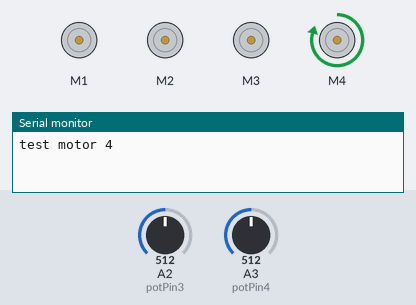
Bench run of a sketch on a simulated Arduino Uno, built with avr-gcc and run on an emulated ATmega328P. Shown: 4 × DC motor (green arrow = forward, orange = backward, longer = faster), the last lines printed to the serial monitor. The inputs (shaded band) are chosen by the test bench; at power-on: A3 (potPin4) = 512, A2 (potPin3) = 512.

Above: at 1.2 s.
1.3 s: A3 (potPin4) set to 734
2.8 s: A3 (potPin4) set to 764
At 3.8 s:
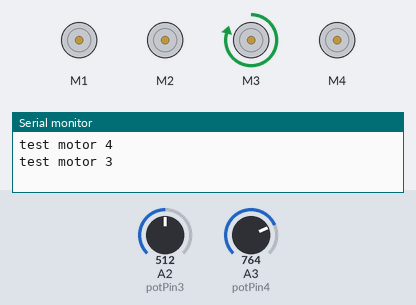
Timing chart, 0 to 5.8 s (numbered marks = the images above; inputs shaded):
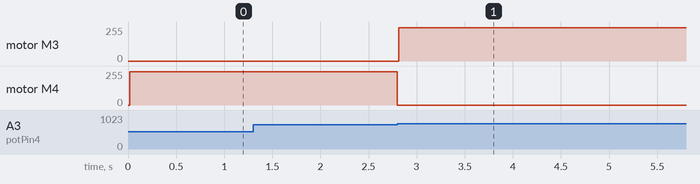

The sketch:

start_position_nested_do_while_loops.ino
```cpp
#include <AFMotor.h>

AF_DCMotor motor1(1);
AF_DCMotor motor2(2);
AF_DCMotor motor3(3);
AF_DCMotor motor4(4);

int potPin1 = 0;
int potPin2 = 1;
int potPin3 = 2;
int potPin4 = 3;

int val1 = 0;
int val2 = 0;
int val3 = 0;
int val4 = 0;

void setup()
{
  Serial.begin(9600);

  motor1.setSpeed(100);
  motor2.setSpeed(100);
  motor3.setSpeed(250);
  motor4.setSpeed(250);

  motor1.run(RELEASE);
  motor2.run(RELEASE);
  motor3.run(RELEASE);
  motor4.run(RELEASE);

}

void loop()
{
  val4 = analogRead(potPin4);
  val3 = analogRead(potPin3);
  val2 = analogRead(potPin2);
  val1 = analogRead(potPin1);

  if(val4 < 750 || val3 > 380 || val2 > 350)
  {

    Serial.println("test motor 4");
    val4 = analogRead(potPin4);
    do
    {
      val4 = analogRead(potPin4);
      motor4.run(FORWARD); //back
      val4 = analogRead(potPin4);
    } while (val4 < 750);   //814
    motor4.run(BACKWARD);
    motor4.run(RELEASE);

    Serial.println("test motor 3");
    val3 = analogRead(potPin3);
    do
    {
      val3 = analogRead(potPin3);
      motor3.run(FORWARD); //down
      val3 = analogRead(potPin3);
    } while (val3 > 380);   //358
    motor3.run(BACKWARD);
    motor3.run(RELEASE);

    Serial.println("test motor 2");
    val2 = analogRead(potPin2);
    do
    {
      val2 = analogRead(potPin2);
      motor2.run(FORWARD); //up
      val2 = analogRead(potPin2);
    } while (val2 < 600);   //305
    motor2.run(BACKWARD);
    motor2.run(RELEASE);

    val1 = analogRead(potPin1);
    do
    {
      val1 = analogRead(potPin1);
      motor1.run(BACKWARD); //open claw
      val1 = analogRead(potPin1);
    } while (val1 < 300); //371 to 380
    motor1.run(FORWARD);
    motor1.run(RELEASE);

  }
  else
  {

    Serial.println("test else statement");
    motor4.run(RELEASE);
    motor3.run(RELEASE);
    motor2.run(RELEASE);
    motor1.run(RELEASE);

  }

}
```

Measured:
- the behaviour switches between 749 and 750 on A3 (potPin4) (found by bisection; images 0 and 1)
- after the input at 1.3 s, every drawn part: stays the same
- after the input at 2.8 s, motor M3: stopped → forward 250/255 at once; motor M4: forward 250/255 → stopped at once
